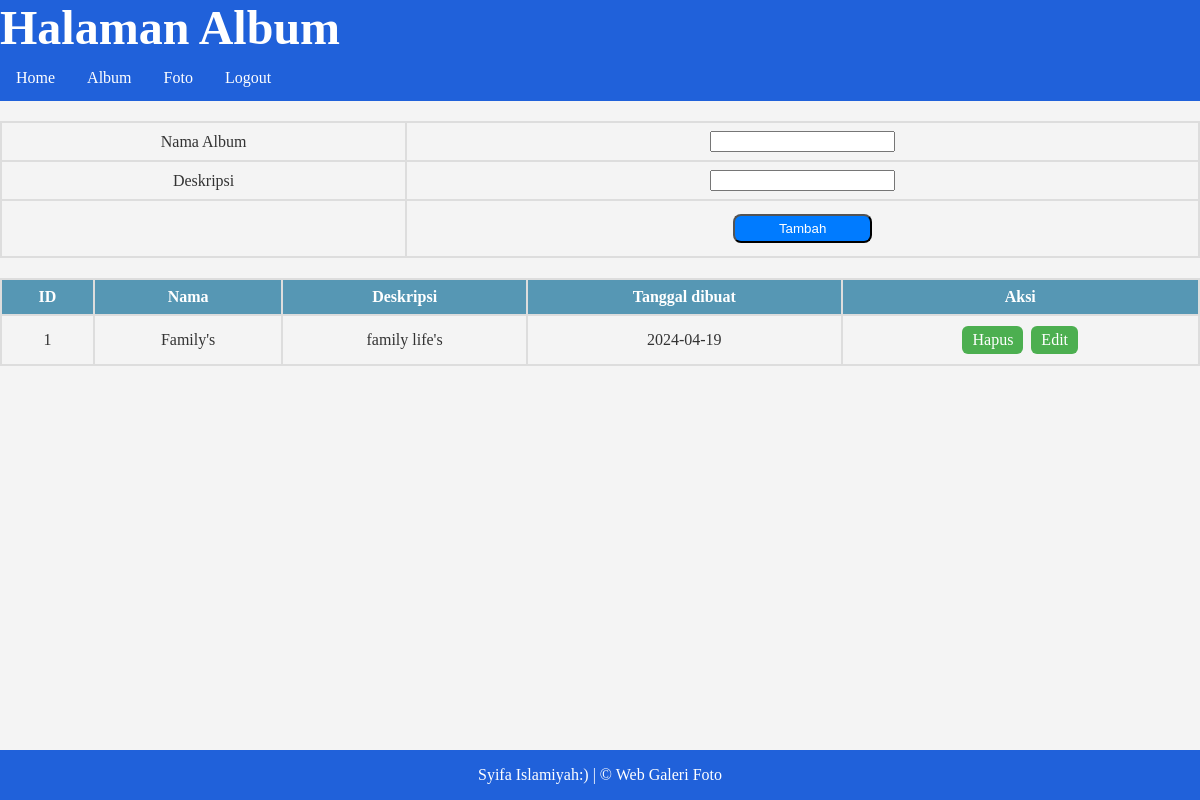
The page /album.php (signed in) on the database its author committed.
### tables this page shows
CREATE TABLE `album` (
  `albumid` int(11) NOT NULL,
  `namaalbum` varchar(255) NOT NULL,
  `deskripsi` text NOT NULL,
  `tanggaldibuat` date NOT NULL,
  `userid` int(11) NOT NULL
);

### album.php (the view, shortened to what this page needs)
<!DOCTYPE html>
<html lang="en">
<head>
</head>
<body>
    <h1>Halaman Album</h1>
    <ul>
        <li><a href="index.php">Home</a></li>
        <li><a href="album.php">Album</a></li>
        <li><a href="foto.php">Foto</a></li>
        <li><a href="logout.php">Logout</a></li>
    </ul>
    <form action="tambah_album.php" method="post">
        <table>
            <tr>
                <td>Nama Album</td>
                <td><input type="text" name="namaalbum"></td>
            </tr>
            <tr>
                <td>Deskripsi</td>
                <td><input type="text" name="deskripsi"></td>
            </tr>
            <tr>
                <td></td>
                <td><input type="submit" value="Tambah"></td>
            </tr>
        </table>
    </form>
    <table border="1" cellpadding=5 cellspacing=0>
        <tr>
            <th>ID</th>
            <th>Nama</th>
            <th>Deskripsi</th>
            <th>Tanggal dibuat</th>
            <th>Aksi</th>
        </tr>
        <?php
            include "koneksi.php";
            $userid=$_SESSION['userid'];
            $sql=mysqli_query($conn,"select * from album where userid='$userid'");
            while($data=mysqli_fetch_array($sql)){
        ?>
                <tr>
                    <td><?=$data['albumid']?></td>
                    <td><?=$data['namaalbum']?></td>
                    <td><?=$data['deskripsi']?></td>
                    <td><?=$data['tanggaldibuat']?></td>
                    <td>
                        <a href="hapus_album.php?albumid=<?=$data['albumid']?>">Hapus</a>
                        <a href="edit_album.php?albumid=<?=$data['albumid']?>">Edit</a>
                    </td>
                </tr>
        <?php
            }
        ?>
    </table>
    <div class="footer">
  <p>Syifa Islamiyah:) | &copy; Web Galeri Foto</p>
</div>
</body>
</html>

### album.php (style rules this page uses)
body { font-family: "Lucida Console"; margin: 0; padding: 0; background-color: #f4f4f4; color: #333; }
h1 { display: block; font: 3em Times; font-weight: bold; margin: 0; padding: 0; color: white; background-color: #2061da }
ul { list-style-type: none; margin: 0; padding: 0; overflow: hidden; background-color: #2061da }
li { float: left; }
li a { display: block; color: white; text-align: center; padding: 14px 16px; text-decoration: none; }
table { width: 100%; border-collapse: collapse; margin-top: 20px; }
th, td { border: 2px solid #ddd; padding: 8px; text-align: center; }
th { background-color: #5697b4; color: white; }
td a { text-decoration: none; padding: 5px 10px; margin: 2px; display: inline-block; background-color: #4CAF50; color: white; border-radius: 6px; }
input[type="submit"] { width: 18%; padding: 5px; margin: 5px 0; box-sizing: border-box; border-radius: 8px }
input[type="submit"] { background-color: #007BFF; color: #fff; cursor: pointer; }
.footer { position: fixed; left: 0; bottom: 0; width: 100%; background-color: #2061da; color: white; text-align: center; }

### rows shown on the page
album: albumid "1", namaalbum "Family's", deskripsi "family life's", tanggaldibuat "2024-04-19"
